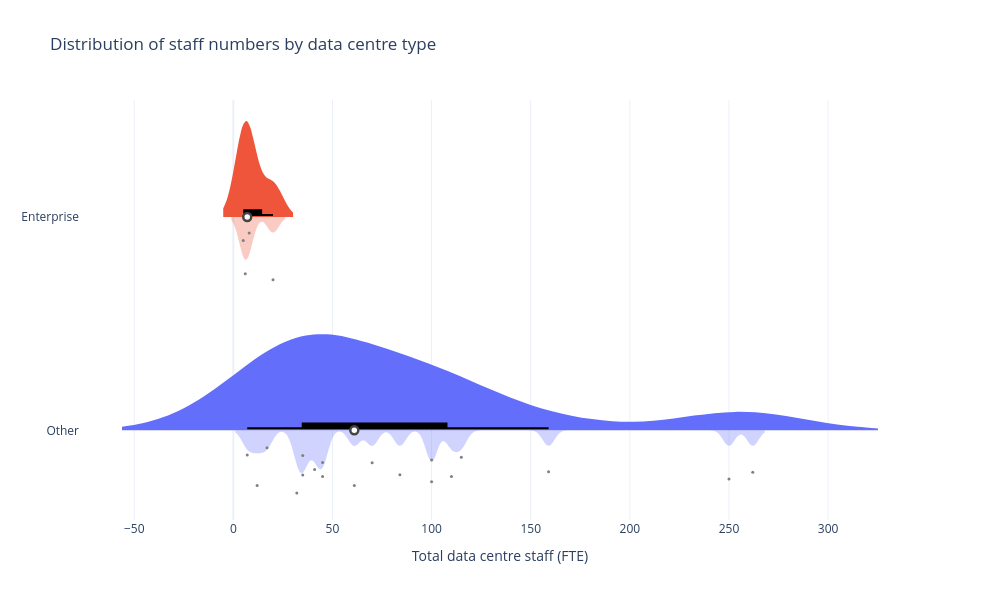

Notebook code for this chart:
### Code cell
# -------------------------------------
# Explicit categories (boolean)
# -------------------------------------
categories = [False, True]

palette = px.colors.qualitative.Plotly
color_map = {
    False: palette[0],
    True: palette[1],
}

# Helper function to convert hex or rgb to rgba with desired alpha
def make_transparent(color, alpha=0.2):
    if color.startswith("rgb"):
        return color.replace(")", f", {alpha})").replace("rgb", "rgba")
    elif color.startswith("#"):
        r, g, b = tuple(int(color[i:i+2], 16) for i in (1, 3, 5))
        return f"rgba({r},{g},{b},{alpha})"
    return color

# -------------------------------------
# Build figure
# -------------------------------------
fig = go.Figure()

for cat in categories:
    subset = data_ldn_date[data_ldn_date['enterprise'] == cat]

    # Left half-violin (transparent)
    fig.add_trace(go.Violin(
        y=[cat] * len(subset),                     # ← critical
        x=subset['b8_total_staff_fte'],
        orientation='h',
        side='negative',
        points=False,
        bandwidth=3,
        width=0.4,
        line=dict(width=0),
        fillcolor=make_transparent(color_map[cat], alpha=0.3),
        showlegend=False,
    ))

    # Right half-violin (solid + points + box)
    fig.add_trace(go.Violin(
        y=[cat] * len(subset),                     # ← critical
        x=subset['b8_total_staff_fte'],
        orientation='h',
        side='positive',
        width=0.9,
        line=dict(width=0),
        points="all",
        jitter=0.3,
        pointpos=-0.4,
        marker=dict(color='grey', size=3),
        box_visible=True,
        box_fillcolor='black',
        box_line=dict(color='black', width=2),
        box_width=0.1,
        fillcolor=color_map[cat],
        showlegend=False,
    ))

# -------------------------------------
# Median arrows
# -------------------------------------
medians = (
    data_ldn_date
    .groupby('enterprise')['b8_total_staff_fte']
    .median()
    .reset_index()
)

fig.add_scatter(
    x=medians['b8_total_staff_fte'],
    y=medians['enterprise'],
    mode='markers',
    marker=dict(
        symbol='circle',   # horizontal line
        color='white',
        size=8,
        line=dict(width=2.5),
    ),
    showlegend=False,
)

# -------------------------------------
# Layout
# -------------------------------------
fig.update_layout(
    title="Distribution of staff numbers by data centre type",
    violinmode='overlay',
    width=1000,
    height=600,
    xaxis=dict(
        title="Total data centre staff (FTE)",
        # range=[0, None],       
    ),
    yaxis=dict(
        title=None,
        tickvals=[False, True],  
        ticktext=["Other", "Enterprise"],  # labels shown
        categoryorder="array",
        categoryarray=[False, True],  # explicit order
        showgrid=False,
    ),
    template='plotly_white',
)

fig.show()

### Figure 1 — Plotly figure (JSON) as saved in the notebook; plotly's stock layout.template omitted (floating-point values rounded to 4 significant figures)
{"data": [{"bandwidth": 3, "fillcolor": "rgba(99,110,250,0.3)", "line": {"width": 0}, "orientation": "h", "points": false, "showlegend": false, "side": "negative", "type": "violin", "width": 0.4, "x": [NaN, NaN, 100.0, 262.0, NaN, 35.0, NaN, 159.0, 45.0, NaN, NaN, 100.0, NaN, NaN, NaN, 84.0, NaN, NaN, NaN, NaN, 45.0, 115.0, 70.0, NaN, 250.0, 41.0, 12.0, NaN, 61.0, 7.0, 17.0, 35.0, NaN, 32.0, NaN, 110.0], "y": [false, false, false, false, false, false, false, false, false, false, false, false, false, false, false, false, false, false, false, false, false, false, false, false, false, false, false, false, false, false, false, false, false, false, false, false]}, {"box": {"fillcolor": "black", "line": {"color": "black", "width": 2}, "visible": true, "width": 0.1}, "fillcolor": "#636EFA", "jitter": 0.3, "line": {"width": 0}, "marker": {"color": "grey", "size": 3}, "orientation": "h", "pointpos": -0.4, "points": "all", "showlegend": false, "side": "positive", "type": "violin", "width": 0.9, "x": [NaN, NaN, 100.0, 262.0, NaN, 35.0, NaN, 159.0, 45.0, NaN, NaN, 100.0, NaN, NaN, NaN, 84.0, NaN, NaN, NaN, NaN, 45.0, 115.0, 70.0, NaN, 250.0, 41.0, 12.0, NaN, 61.0, 7.0, 17.0, 35.0, NaN, 32.0, NaN, 110.0], "y": [false, false, false, false, false, false, false, false, false, false, false, false, false, false, false, false, false, false, false, false, false, false, false, false, false, false, false, false, false, false, false, false, false, false, false, false]}, {"bandwidth": 3, "fillcolor": "rgba(239,85,59,0.3)", "line": {"width": 0}, "orientation": "h", "points": false, "showlegend": false, "side": "negative", "type": "violin", "width": 0.4, "x": [NaN, NaN, 6.0, NaN, 8.0, NaN, 5.0, 20.0], "y": [true, true, true, true, true, true, true, true]}, {"box": {"fillcolor": "black", "line": {"color": "black", "width": 2}, "visible": true, "width": 0.1}, "fillcolor": "#EF553B", "jitter": 0.3, "line": {"width": 0}, "marker": {"color": "grey", "size": 3}, "orientation": "h", "pointpos": -0.4, "points": "all", "showlegend": false, "side": "positive", "type": "violin", "width": 0.9, "x": [NaN, NaN, 6.0, NaN, 8.0, NaN, 5.0, 20.0], "y": [true, true, true, true, true, true, true, true]}, {"marker": {"color": "white", "line": {"width": 2.5}, "size": 8, "symbol": "circle"}, "mode": "markers", "showlegend": false, "type": "scatter", "x": [61.0, 7.0], "y": [false, true]}], "layout": {"height": 600, "title": {"text": "Distribution of staff numbers by data centre type"}, "violinmode": "overlay", "width": 1000, "xaxis": {"title": {"text": "Total data centre staff (FTE)"}}, "yaxis": {"categoryarray": [false, true], "categoryorder": "array", "showgrid": false, "ticktext": ["Other", "Enterprise"], "tickvals": [false, true], "title": {}}}}
